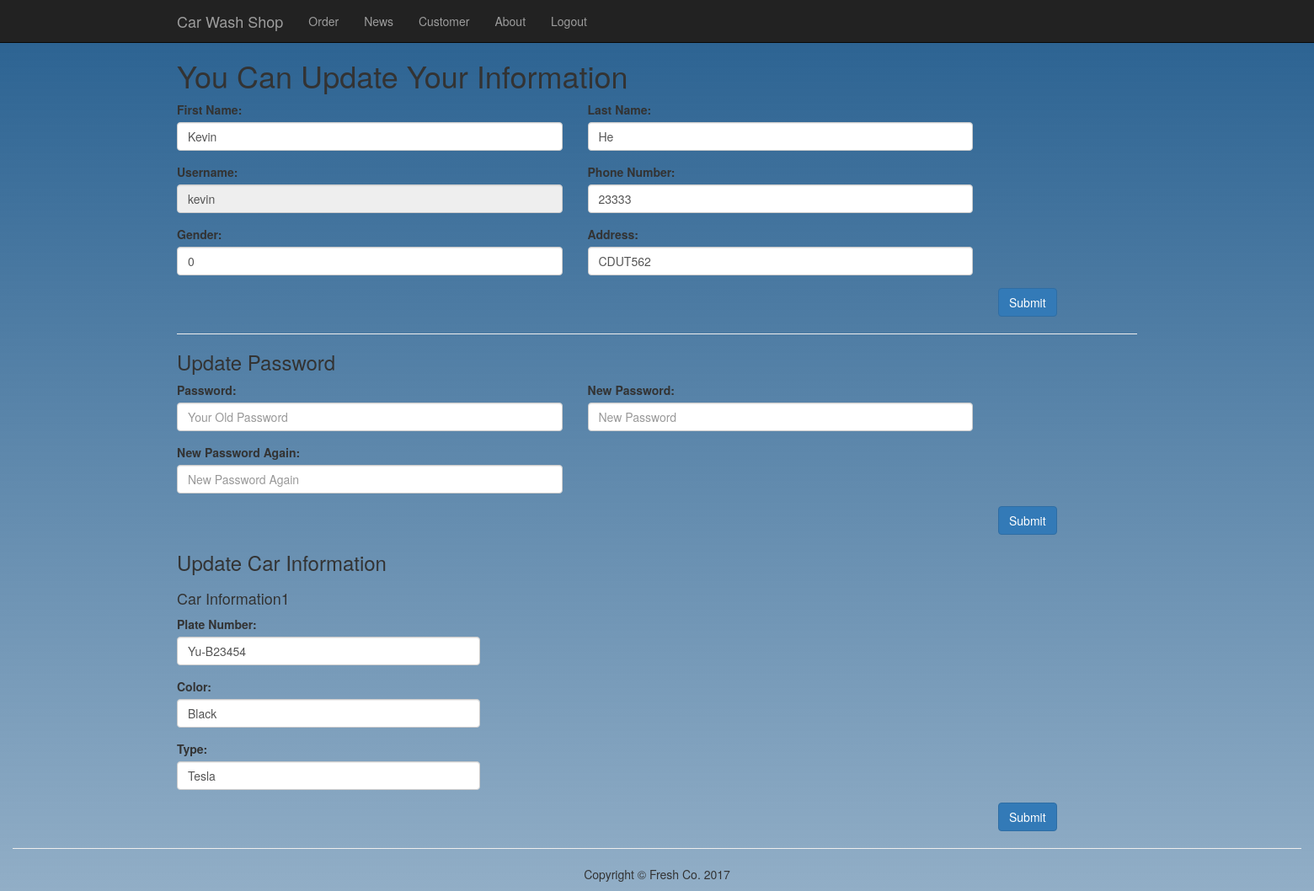
The page /index.php?page=customer (signed in) on the database as committed earlier.
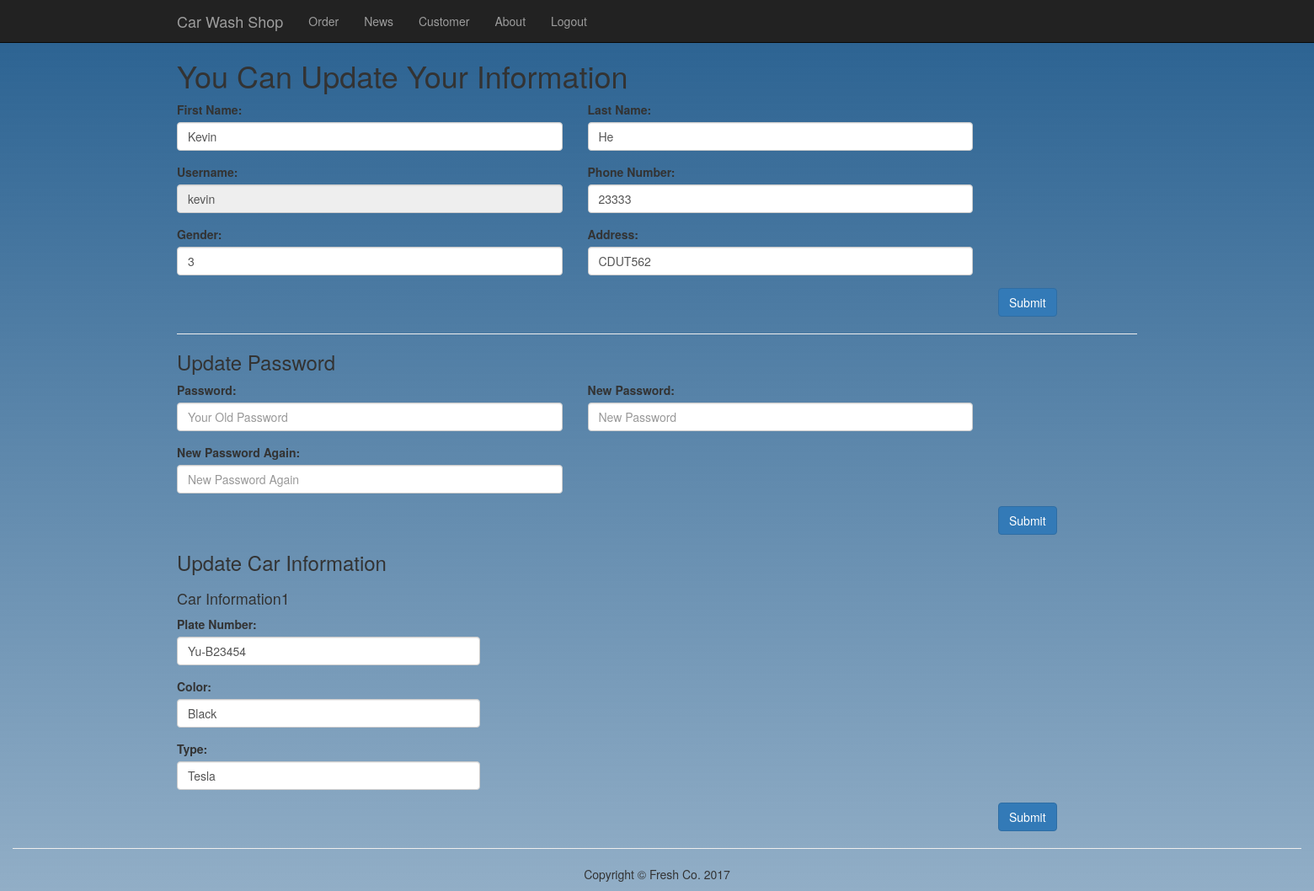
The same page on the database as committed later.
### tables this page shows
CREATE TABLE IF NOT EXISTS `customer` (
  `id` int(10) unsigned NOT NULL,
  `username` varchar(50) DEFAULT NULL,
  `pwdhash` varchar(60) DEFAULT NULL,
  `salt` varchar(10) DEFAULT NULL,
  `FirstName` varchar(10) DEFAULT NULL,
  `LastName` varchar(10) NOT NULL,
  `sex` tinyint(1) DEFAULT NULL,
  `tel` varchar(20) DEFAULT NULL,
  `address` varchar(225) DEFAULT NULL,
  `balance` double DEFAULT NULL,
  `birth` date DEFAULT NULL
);

### inc/db.php (called while the page is built, shortened)
<?php
 class Mysql{
	function __construct(){
		$this->conn=$this->getConn();
	}
	function getConn(){
        $conn =  mysql_connect('localhost','root','0618') or die("Cannot connect to server".mysql_error());
        return $conn;
    }
	function fetch($result){
        $row = mysql_fetch_array($result);
        return $row;
    }
	function query($sql){
        $res = mysql_query($sql,$this->conn) or die(mysql_error());
		return $res;
	}
}
$mysql = new Mysql();
?>

### app/customer.php (the view, shortened to what this page needs)
<div class="container">
       <div class="row">
			<div class="col-md-12">
			<h1>You Can Update Your Information</h1>
			</div>
			<?php
				$sql_cusinfo = "SELECT * FROM customer WHERE id = '".$_SESSION['customer_id']."'";
				$result_cusinfo = $mysql->query($sql_cusinfo);
				$cusinfo = $mysql->fetch($result_cusinfo);
			?>
			<form method='post'>
			    <div class="form-group col-md-5 col-md-offset-0">
			    	<label for='fname'>First Name:</label>
					<input type="text" class="form-control" name="fname" id="fname" value="<?php echo $cusinfo['FirstName']; ?>">
				</div>
				<div class="form-group col-md-5 col-md-offset-0">
			    	<label for='lname'>Last Name:</label>
					<input type="text" class="form-control" name="lname" id="lname" value="<?php echo $cusinfo['LastName']; ?>">
				</div>
			    <div class="form-group col-md-5 col-md-offset-0">
			    	<label for='username'>Username:</label>
					<input type="text" class="form-control" name="username" id='username' value="<?php echo $cusinfo['username']; ?>" disabled>
				</div>
			    <div class="form-group col-md-5 col-md-offset-0">
			    	<label for='phone'>Phone Number:</label>
					<input type="text" class="form-control" name="phone" id='phone' value="<?php echo $cusinfo['tel']; ?>">
				</div>
				<div class="form-group col-md-5 col-md-offset-0">
			    	<label for='sex'>Gender:</label>
					<input type="text" class="form-control" name="sex" id='sex' value="<?php echo $cusinfo['sex']; ?>">
				</div>
				<div class="form-group col-md-5 col-md-offset-0">
			    	<label for='address'>Address:</label>
					<input type="text" class="form-control" name="address" id='address' value="<?php echo $cusinfo['address']; ?>">
				</div>
				<div class="col-md-12 col-md-offset-10">
			    	<input type="submit" value="Submit" class="btn btn-primary">
				</div>
			</form>
			<div class="col-md-12">
				<hr>
				<h3>Update Password</h3>
			</div>
			<form method="post">
		    	<div class="form-group col-md-5 col-md-offset-0">
		   		 	<label for='password'>Password:</label>
					<input type="text" class="form-control" name="password" id='password' placeholder="Your Old Password">
				</div>
		    	<div class="form-group col-md-5 col-md-offset-0">
		   		 	<label for='newpassword'>New Password:</label>
					<input type="text" class="form-control" name="newpassword" id='newpassword' placeholder="New Password">
				</div>
		    	<div class="form-group col-md-5 col-md-offset-0">
		   		 	<label for='newpasswordagain'>New Password Again:</label>
					<input type="text" class="form-control" name="newpasswordagain" id='newpasswordagain' placeholder="New Password Again">
				</div>
				<div class="col-md-12 col-md-offset-10">
			    	<input type="submit" value="Submit" class="btn btn-primary">
				</div>
			</form>
			<div class="col-md-12">
				<h3>Update Car Information</h3>
			</div>
			<?php
			$sql_cuscarid = "SELECT * FROM car WHERE cus_id ='".$_SESSION['customer_id']."'";
			$result_cuscarid = $mysql->query($sql_cuscarid);
			$num = 0;
			while ($row_carinfo = $mysql->fetch($result_cuscarid)) {
				$num ++;
			?>
				<form method="post">
					<div class="col-md-4">
					<h4>Car Information<?php echo $num;?></h4>
			   	 		<div class="form-group  col-md-offset-0">
			   			 	<label for='plate'>Plate Number:</label>
							<input type="text" class="form-control" name="plate<?php echo $num;?>" id='plate' value="<?php echo $row_carinfo['plate']; ?>">
						</div>
			    		<div class="form-group  col-md-offset-0">
			   			 	<label for='colol'>Color:</label>
							<input type="text" class="form-control" name="color<?php echo $num;?>" id='color' value="<?php echo $row_carinfo['color']; ?>">
						</div>
			    		<div class="form-group  col-md-offset-0">
			   			 	<label for='type'>Type:</label>
							<input type="text" class="form-control" name="type<?php echo $num;?>" id='type' value="<?php echo $row_carinfo['brand']; ?>">
						</div>
					</div>
				<?php
			}
				?>
					<div class="col-md-12 col-md-offset-10">
			    		<input type="submit" value="Submit" class="btn btn-primary">
					</div>
			  </form>
	</div>
</div>

Rows that differ between the two databases and show on the page:
changed customer "Kevin": sex "0" → "3"
